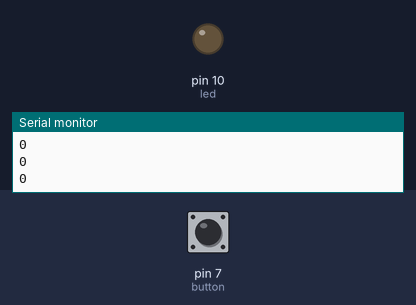
Recording of a sketch running on a simulated Arduino Uno, built with avr-gcc and run on an emulated ATmega328P. On the bench: output pins drawn as LEDs (lit = HIGH), the last lines printed to the serial monitor. The test bench sets the inputs (shaded band); at power-on: pin 7 (button) LOW.

Above: at 1.2 s.
1.3 s: pin 7 (button) pulled HIGH for 0.15 s
At 1.39 s:
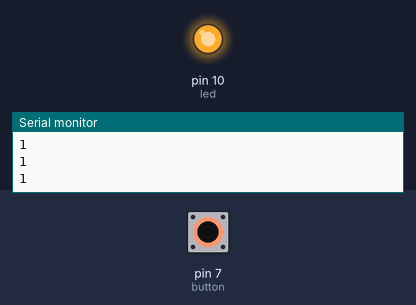
2.9 s: pin 7 (button) pulled HIGH for 3.2 s
At 6.8 s:
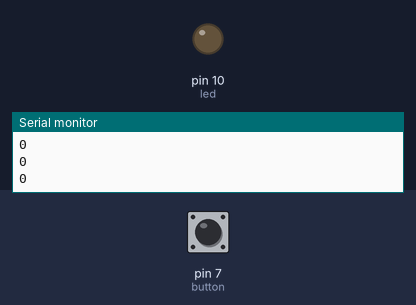
Timing chart, 0 to 8.3 s (numbered marks = the images above; inputs shaded):
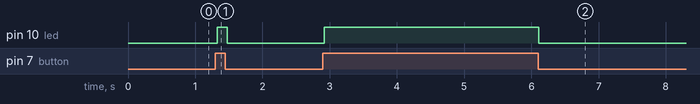

The sketch:

Digital_Input___Output.ino
```cpp
const int led = 10;
const int button = 7;
bool state;

void setup() {
  pinMode(led, OUTPUT);
  pinMode(button, INPUT);
  Serial.begin(9600);
}

void loop() {
  state = digitalRead(button);
  Serial.println(state);
  digitalWrite(led, state);
  delay(30);
//
//  digitalWrite(led, HIGH);
//  delay(100);
//  digitalWrite(led, LOW);
//  delay(100);
}
```

Measured:
- after the input at 1.3 s, pin 10 (led): LOW → HIGH at once, → LOW 0.15 s later
- after the input at 2.9 s, pin 10 (led): LOW → HIGH at once, → LOW 3.2 s later
